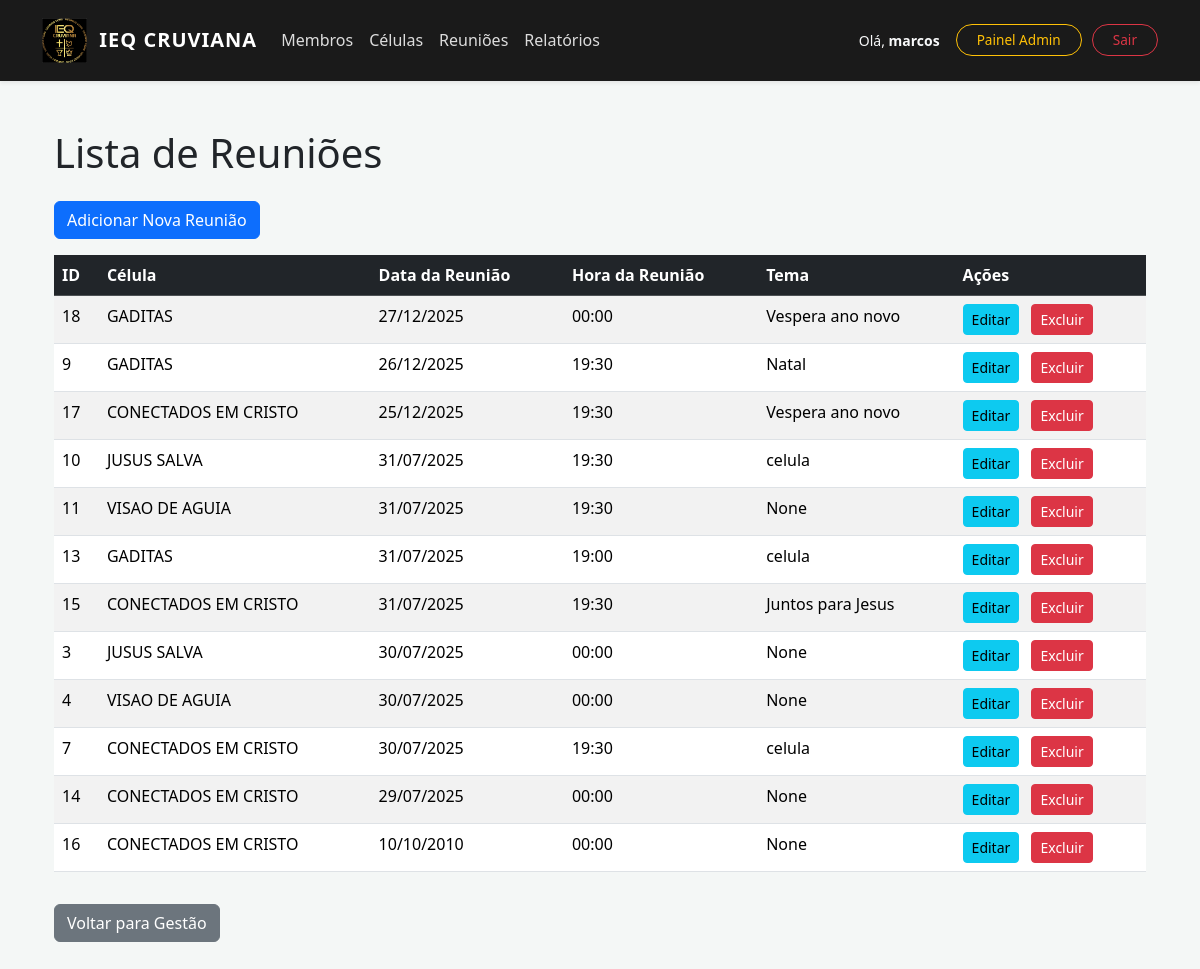
Page /gestao/reunioes/listar/ (signed in) on the committed database.
### membros/models.py (models this page shows, shortened)
class Reuniao(models.Model):
    celula = models.ForeignKey(Celula, on_delete=models.CASCADE, related_name='reunioes')
    data_reuniao = models.DateField(default=timezone.now)
    hora_reuniao = models.TimeField(default='00:00:00')
    tema = models.CharField(max_length=200, blank=True, null=True)
    class Meta:
        verbose_name = "Reunião"
        verbose_name_plural = "Reuniões"
        unique_together = ('celula', 'data_reuniao', 'hora_reuniao')
        ordering = ['-data_reuniao', '-hora_reuniao']

class Celula(models.Model):
    nome = models.CharField(max_length=100, unique=True)
    lider = models.ForeignKey('auth.User', on_delete=models.SET_NULL, null=True, blank=True, related_name='celulas_lideradas')
    descricao = models.TextField(blank=True, null=True)
    class Meta:
        verbose_name = "Célula"
        verbose_name_plural = "Células"
        ordering = ['nome']

### membros/views.py (the view)
# urls.py: path('reunioes/listar/', views.listar_reunioes, name='listar_reunioes'),
@login_required
@permission_required('membros.view_reuniao', raise_exception=True)
def listar_reunioes(request):
    if request.user.is_superuser:
        reunioes = Reuniao.objects.all().order_by('-data_reuniao')
    else:
        reunioes = Reuniao.objects.filter(celula__lider=request.user).order_by('-data_reuniao')
    return render(request, 'membros/listar_reunioes.html', {'reunioes': reunioes})

### membros/templates/membros/listar_reunioes.html (shortened to what this page needs)
    {% extends 'base.html' %}
    {% block content %}
    <div class="container mt-5">
        <h1 class="mb-4">Lista de Reuniões</h1>
        <a href="{% url 'membros:adicionar_reuniao' %}" class="btn btn-primary mb-3">Adicionar Nova Reunião</a>
        {% if reunioes %}
            <div class="table-responsive">
                <table class="table table-striped table-hover">
                    <thead class="table-dark">
                        <tr>
                            <th>ID</th>
                            <th>Célula</th>
                            <th>Data da Reunião</th>
                            <th>Hora da Reunião</th>
                            <th>Tema</th>
                            <th>Ações</th>
                        </tr>
                    </thead>
                    <tbody>
                        {% for reuniao in reunioes %}
                        <tr>
                            <td>{{ reuniao.id }}</td>
                            <td>{{ reuniao.celula.nome }}</td>
                            <td>{{ reuniao.data_reuniao|date:"d/m/Y" }}</td>
                            <td>{{ reuniao.hora_reuniao|time:"H:i" }}</td>
                            <td>{{ reuniao.tema }}</td>
                            <td>
                                <a href="{% url 'membros:editar_reuniao' reuniao.pk %}" class="btn btn-sm btn-info me-2">Editar</a>
                                <a href="{% url 'membros:reuniao_confirm_delete' reuniao.pk %}" class="btn btn-sm btn-danger">Excluir</a>
                            </td>
                        </tr>
                        {% endfor %}
                    </tbody>
                </table>
            </div>
        {% else %}
            <p class="alert alert-info">Nenhuma reunião cadastrada ainda.</p>
        {% endif %}
        <a href="{% url 'membros:gestao' %}" class="btn btn-secondary mt-3">Voltar para Gestão</a>
    </div>
    {% endblock %}

### templates/base.html (shortened to what this page needs)
{% load static %}
<!DOCTYPE html>
<html lang="pt-br">
<head>
    <link href="https://cdn.jsdelivr.net/npm/bootstrap@5.3.3/dist/css/bootstrap.min.css" rel="stylesheet">
</head>
<body>
    <nav class="navbar navbar-expand-lg navbar-dark sticky-top shadow-sm">
        <div class="container">
            <a class="navbar-brand d-flex align-items-center" href="{% url 'membros:home_sistema' %}">
                <img src="{% static 'img/minha_logo.png' %}" alt="Logo IEQ">
                <span>IEQ CRUVIANA</span>
            </a>
            <div class="collapse navbar-collapse" id="navbarNav">
                <ul class="navbar-nav me-auto mb-2 mb-lg-0">
                    {% if perms.membros.view_membro %}
                        <li class="nav-item"><a class="nav-link" href="{% url 'membros:listar_membros' %}">Membros</a></li>
                    {% endif %}
                    {% if perms.membros.view_celula %}
                        <li class="nav-item"><a class="nav-link" href="{% url 'membros:listar_celulas' %}">Células</a></li>
                    {% endif %}
                    {% if perms.membros.view_reuniao %}
                        <li class="nav-item"><a class="nav-link" href="{% url 'membros:listar_reunioes' %}">Reuniões</a></li>
                    {% endif %}
                    {% if perms.membros.view_frequencia %}
                        <li class="nav-item"><a class="nav-link" href="{% url 'membros:historico_frequencia' %}">Relatórios</a></li>
                    {% endif %}
                </ul>
                <div class="d-flex align-items-center">
                    {% if user.is_authenticated %}
                        <span class="text-light me-3 small">Olá, <strong>{{ user.username }}</strong></span>
                        {% if user.is_superuser %}
                            <a href="/admin/" class="btn-admin">Painel Admin</a>
                        {% endif %}
                        <form action="/admin/logout/" method="post" style="display: inline;">
                            <button type="submit" class="btn-logout">Sair</button>
                        </form>
                    {% else %}
                        <a href="/admin/login/" class="btn btn-outline-light btn-sm btn-logout">Entrar</a>
                    {% endif %}
                </div>
            </div>
        </div>
    </nav>
    <div class="container mt-4 pb-5">
        {% block content %}{% endblock %}
    </div>
</body>
</html>

### templates/base.html (style rules this page uses)
.navbar { background-color: #1a1a1a; padding: 0.8rem; }
.navbar-brand img { height: 45px; margin-right: 12px; }
.navbar-brand { font-weight: bold; letter-spacing: 1px; }
.nav-link { color: rgba(255,255,255,0.85) !important; font-weight: 500; }
.btn-logout { border-radius: 20px; padding: 5px 20px; border: 1px solid #dc3545; background: transparent; color: #dc3545; transition: 0.3s; font-size: 0.85rem; }
.btn-admin { border-radius: 20px; padding: 5px 20px; border: 1px solid #ffc107; color: #ffc107; transition: 0.3s; font-size: 0.85rem; text-decoration: none; margin-right: 10px; }
body { background-color: #f4f7f6; }

### rows in the picture
Reuniao: id "18", celula.nome "GADITAS", data_reuniao "27/12/2025", hora_reuniao "00:00", tema "Vespera ano novo"
Reuniao: id "9", celula.nome "GADITAS", data_reuniao "26/12/2025", hora_reuniao "19:30", tema "Natal"
Reuniao: id "17", celula.nome "CONECTADOS EM CRISTO", data_reuniao "25/12/2025", hora_reuniao "19:30", tema "Vespera ano novo"
Reuniao: id "10", celula.nome "JUSUS SALVA", data_reuniao "31/07/2025", hora_reuniao "19:30", tema "celula"
Reuniao: id "11", celula.nome "VISAO DE AGUIA", data_reuniao "31/07/2025", hora_reuniao "19:30", tema "None"
Reuniao: id "13", celula.nome "GADITAS", data_reuniao "31/07/2025", hora_reuniao "19:00", tema "celula"
Reuniao: id "15", celula.nome "CONECTADOS EM CRISTO", data_reuniao "31/07/2025", hora_reuniao "19:30", tema "Juntos para Jesus"
Reuniao: id "3", celula.nome "JUSUS SALVA", data_reuniao "30/07/2025", hora_reuniao "00:00", tema "None"
Reuniao: id "4", celula.nome "VISAO DE AGUIA", data_reuniao "30/07/2025", hora_reuniao "00:00", tema "None"
Reuniao: id "7", celula.nome "CONECTADOS EM CRISTO", data_reuniao "30/07/2025", hora_reuniao "19:30", tema "celula"
Reuniao: id "14", celula.nome "CONECTADOS EM CRISTO", data_reuniao "29/07/2025", hora_reuniao "00:00", tema "None"
Reuniao: id "16", celula.nome "CONECTADOS EM CRISTO", data_reuniao "10/10/2010", hora_reuniao "00:00", tema "None"

### other values in the picture
{{ user.username }} "marcos"
